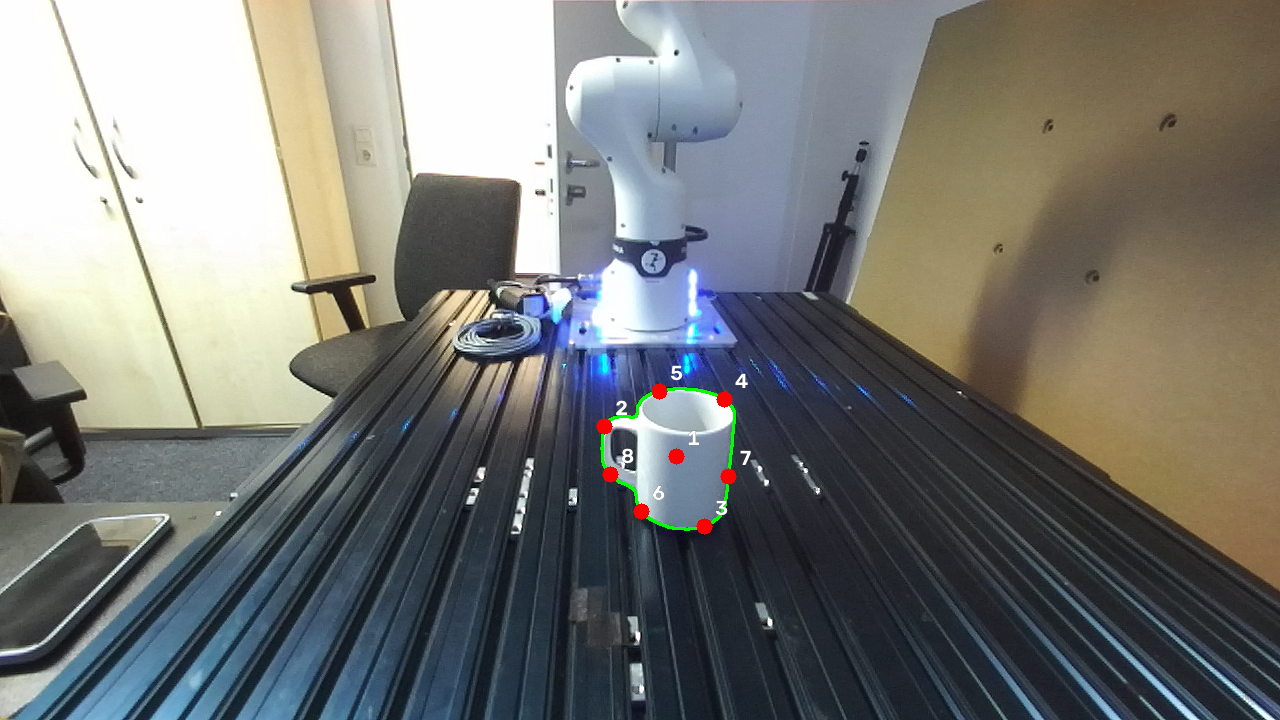
#> input picture pragmabot/fps_check.png, 1280 x 720 px
$ python test_fps.py --rgb ../fps_check.png --mask ../fps_check.png
#> lines starting #> are read from the running program, lines starting #| are printed output that depends on the picture; after the words box and inside, x2 and y2 are one past the last pixel; in counts of white or black regions, pixels touching at a corner belong together
### pragmabot/calibration/mask_sampling.py
"""
mask_sampling.py — pick a point to act on inside a 2D detection mask.

WHY THIS LIVES IN calibration/
------------------------------
Same reason `mask_to_pointcloud.py` does: three Python environments in this
project share no dependencies (GraspGen pins torch==2.1.0/py3.10,
Grounded-SAM-2 needs torch>=2.3.1, and the ROS 2 node runs on system
python3.10). Anything that must be callable from more than one of them has
to be PURE NUMPY and live outside all three package trees. `calibration/`
is already that shared shelf, and this module is imported by:

  - `calibration/test_fps.py`                 (CLI, any python with cv2)
  - `pragmabot_bridge/live_perception.py`     (ROS 2 env, no cv2/torch)

Putting it inside `pragmabot_bridge/` would make it unimportable from the
CLI without installing the ament package; putting it in `src/pragmabot/`
would drop a perception helper into the VLM planner package, most of which
is on the never-modify list.

WHAT IT DOES
------------
`farthest_point_sampling()` picks N spread-out pixels inside a binary mask.
That alone is not enough to choose a PLACEMENT point: FPS maximises spread,
so its candidates are pulled toward the mask's extremes and it will happily
return a corner of a plate. Releasing an object over the rim of a surface
is how a "successful" place ends with the object on the floor.

`select_placement_pixel()` fixes that with two layers, in this order:

  1. Restrict FPS to the mask's INTERIOR CORE — the set of pixels at least
     `min_interior_px` away from any boundary. This is computed by
     `interior_distance()`, which iterates `mask_to_pointcloud.erode_mask`
     (a 3x3 cross kernel, so repeated erosion is exactly the L1 /
     city-block distance to the nearest non-mask pixel). Reused, not
     reimplemented — the same erosion that removes stereo flying pixels
     from the object cloud defines "away from the edge" here.
  2. Among the FPS candidates, keep the one with the LARGEST interior
     distance. FPS supplies diversity across the surface; this second pass
     spends that diversity on safety rather than on spread for its own
     sake.

If the interior core is empty (a thin or sliver-shaped surface), the margin
is relaxed in halving steps and the margin actually used is reported back,
so the caller can put it in the reason string the planner reflects on
rather than silently placing on an edge.
"""

import numpy as np

from mask_to_pointcloud import erode_mask

# Default number of spread-out candidates to consider. Small enough that the
# per-candidate scoring is free, large enough that the interior maximum is
# not decided by one lucky draw.
DEFAULT_N_CANDIDATES = 16

# Default interior margin in pixels. At our ZED's 1280x720 and a ~0.9 m
# working distance, 1 px is roughly 1.7 mm on the table, so 8 px is ~1.4 cm
# of clearance from the visible rim of the surface — about a finger width,
# and comfortably larger than the mask's own boundary uncertainty.
DEFAULT_MIN_INTERIOR_PX = 8

# Cap on the erosion iterations used to build the distance map. Anything
# deeper than this is "very interior" and does not need to be distinguished.
MAX_INTERIOR_PX = 64


def farthest_point_sampling(mask: np.ndarray, n_points: int = 8) -> np.ndarray:
    """Select n_points spread-out pixels from a binary mask.
    Returns an (N, 2) array of [u, v] = [col, row] pixel coordinates."""
    ys, xs = np.nonzero(mask)
    if len(xs) == 0:
        raise ValueError("Mask is empty — nothing to sample from.")

    n_points = min(n_points, len(xs))
    points = np.column_stack([xs, ys]).astype(np.int32)

    # start at the point closest to the mask's centroid
    centroid = points.mean(axis=0)
    first_idx = np.argmin(np.sum((points - centroid) ** 2, axis=1))

    selected = [int(first_idx)]
    min_dist_sq = np.sum((points - points[first_idx]) ** 2, axis=1).astype(np.float64)

    for _ in range(1, n_points):
        next_idx = int(np.argmax(min_dist_sq))
        selected.append(next_idx)
        new_dist_sq = np.sum((points - points[next_idx]) ** 2, axis=1)
        min_dist_sq = np.minimum(min_dist_sq, new_dist_sq)

    return points[selected]


# [101 lines left out: functions interior_distance, select_placement_pixel, not called in this run]

### pragmabot/calibration/test_fps.py
#!/usr/bin/env python3
"""
test_fps.py — standalone test of Farthest-Point Sampling on a mask.

Loads an RGB image and a binary mask (from your existing Grounded-SAM
detection), picks N spread-out candidate points inside the mask, and
draws them as numbered dots on the image. Nothing else — no depth, no
VLM, no robot.

The sampler itself now lives in `mask_sampling.py` so the bridge can call
it too; this file is its CLI and its visual check, unchanged.

USAGE
-----
    python3 test_fps.py \
        --rgb extracted/<scene>/rgb.png \
        --mask extracted/<scene>/detections/mask.npy \
        --n 8 \
        --out fps_check.png

    # also mark the pixel the bridge would actually place on (green X):
    python3 test_fps.py --rgb ... --mask ... --show-placement
"""

import argparse
import sys
from pathlib import Path

import cv2
import numpy as np

sys.path.insert(0, str(Path(__file__).resolve().parent))

from mask_sampling import farthest_point_sampling, select_placement_pixel


def draw_numbered_candidates(rgb, mask, candidate_pixels, radius=8):
    annotated = rgb.copy()

    contours, _ = cv2.findContours(
        (mask.astype(np.uint8) * 255), cv2.RETR_EXTERNAL, cv2.CHAIN_APPROX_SIMPLE
    )
    cv2.drawContours(annotated, contours, -1, (0, 255, 0), 2)

    for i, (u, v) in enumerate(candidate_pixels):
        u, v = int(u), int(v)
        cv2.circle(annotated, (u, v), radius, (0, 0, 255), -1)
        label = str(i + 1)
        cv2.putText(annotated, label, (u + radius + 3, v - radius - 3),
                    cv2.FONT_HERSHEY_SIMPLEX, 0.7, (0, 0, 0), 4, cv2.LINE_AA)
        cv2.putText(annotated, label, (u + radius + 3, v - radius - 3),
                    cv2.FONT_HERSHEY_SIMPLEX, 0.7, (255, 255, 255), 2, cv2.LINE_AA)

    return annotated


def main():
    ap = argparse.ArgumentParser()
    ap.add_argument("--rgb", required=True, help="path to rgb.png")
    ap.add_argument("--mask", required=True,
                    help="path to a mask file — .npy (bool array) or .png (0/255 image)")
    ap.add_argument("--n", type=int, default=8, help="number of candidate points")
    ap.add_argument("--out", default="fps_check.png", help="output image path")
    ap.add_argument("--show-placement", action="store_true",
                    help="also mark the pixel select_placement_pixel() would "
                         "choose (green X) — the one the bridge actually places on")
    args = ap.parse_args()

    rgb = cv2.imread(args.rgb)
#> rgb is the input picture: shape (720, 1280, 3); mean B, G, R 117.3, 120.3, 118.6
    if rgb is None:
        raise SystemExit(f"Could not read {args.rgb}")

    if args.mask.endswith(".npy"):
        mask = np.load(args.mask).astype(bool)
    else:
        mask = cv2.imread(args.mask, cv2.IMREAD_GRAYSCALE) > 127
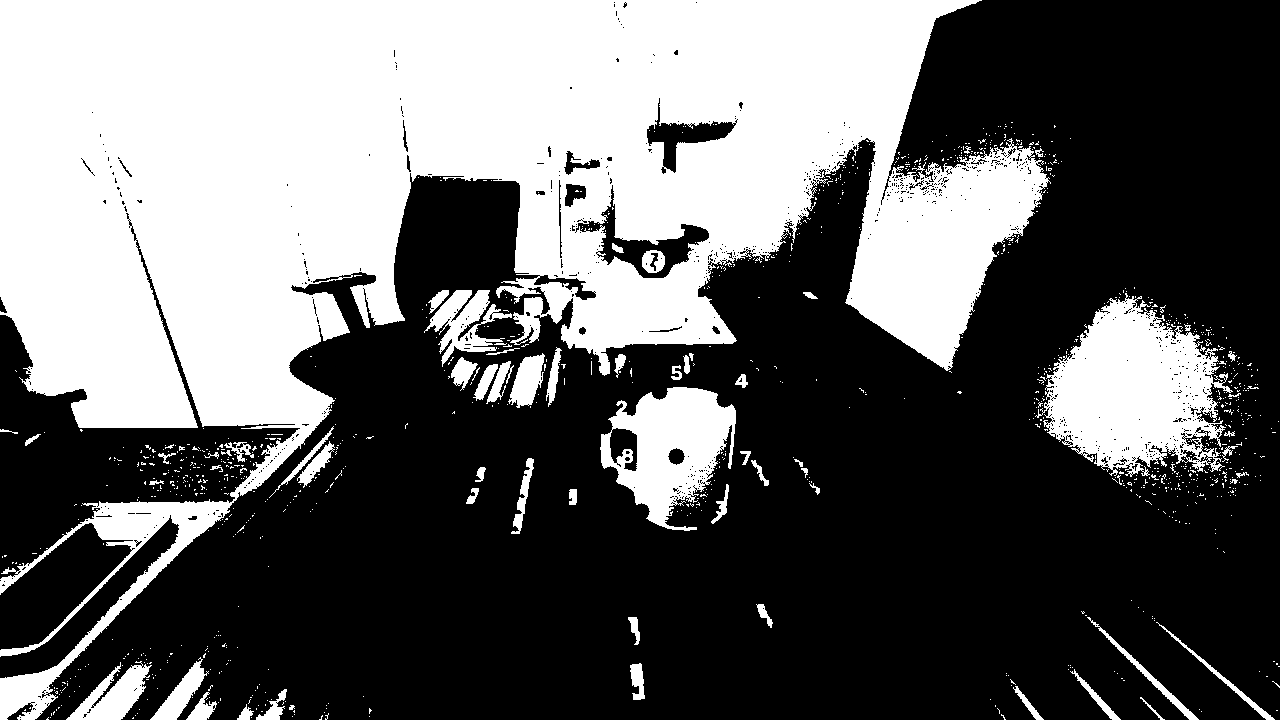
#> mask: shape (720, 1280) bool; 39.7% white; 1088 white regions (1023 under 20 px)

    if mask.shape != rgb.shape[:2]:
        print(f"Resizing mask {mask.shape} -> rgb {rgb.shape[:2]}")
        mask = cv2.resize(mask.astype(np.uint8), (rgb.shape[1], rgb.shape[0]),
                          interpolation=cv2.INTER_NEAREST).astype(bool)

    candidates = farthest_point_sampling(mask, n_points=args.n)
#> in farthest_point_sampling, `n_points = min(n_points, len(xs))`: n_points = 8
#> in farthest_point_sampling, `points = np.column_stack([xs, ys]).astype(np.int32)`: points = 365752 pairs, first value 0 to 1279, second value 0 to 719
#> in farthest_point_sampling, `centroid = points.mean(axis=0)`: centroid = [483.5, 224.5]
#> in farthest_point_sampling, `first_idx = np.argmin(np.sum((points - centroid) ** 2, axis=1))`: first_idx = 204793
#> in farthest_point_sampling, `selected = [int(first_idx)]`: selected = [204793]
#> the loop in farthest_point_sampling, `for _ in range(1, n_points):` made 7 passes
#> next_idx on passes 1 to 7: 365751, 365537, 0, 126889, 361614, 295150, 320766
#> after the loop in farthest_point_sampling, `for _ in range(1, n_points):`: selected = [204793, 365751, 365537, 0, 126889, 361614, 295150, 320766]
#> candidates = [[517, 228], [1274, 719], [0, 719], [0, 0], [1070, 138], [644, 698], [150, 359], [849, 407]]
    print(f"Selected {len(candidates)} candidate points:")
#| Selected 8 candidate points:
    for i, (u, v) in enumerate(candidates):
        print(f"  [{i+1}] pixel (u={u}, v={v})")
#> this loop made 8 passes
#> (printed output is left out)

    annotated = draw_numbered_candidates(rgb, mask, candidates)
#> in draw_numbered_candidates, `contours, _ = cv2.findContours( (mask.astype(np.uint8) * 255), cv2.RET..`: contours = 1061 contours, 1015 with area under 20; largest, box (x1, y1, x2, y2) and area: (0, 0, 1051, 720) 318933, (1035, 293, 1233, 477) 20940, (600, 387, 736, 531) 11548, (424, 290, 512, 367) 2440, (66, 661, 152, 720) 2169
#> in draw_numbered_candidates, `cv2.drawContours(annotated, contours, -1, (0, 255, 0), 2)`:
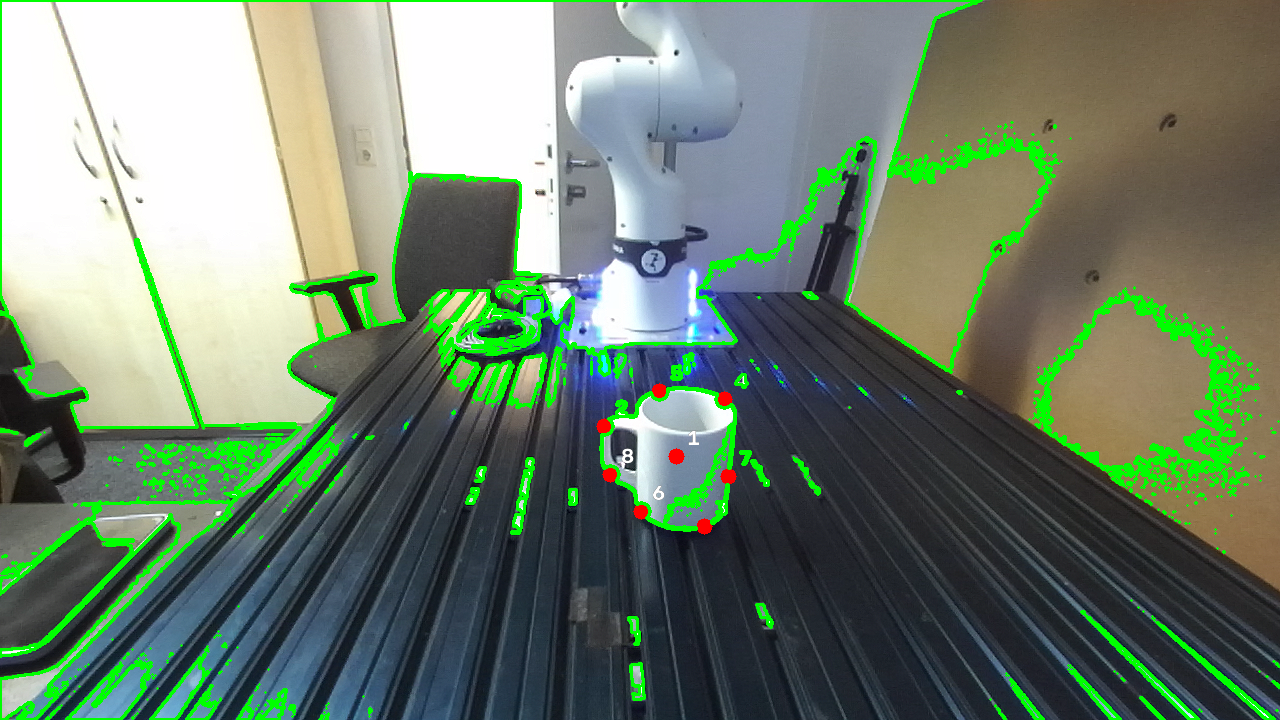
#> annotated: shape (720, 1280, 3); 6.31% of pixels changed, all inside (x1, y1, x2, y2) = (0, 0, 1280, 720)
#> the loop in draw_numbered_candidates, `for i, (u, v) in enumerate(candidate_pixels):` made 8 passes
#> (u, v, label) on passes 1 to 8: (517, 228, '1'), (1274, 719, '2'), (0, 719, '3'), (0, 0, '4'), (1070, 138, '5'), (644, 698, '6'), (150, 359, '7'), (849, 407, '8')
#> after the loop in draw_numbered_candidates, `for i, (u, v) in enumerate(candidate_pixels):`:
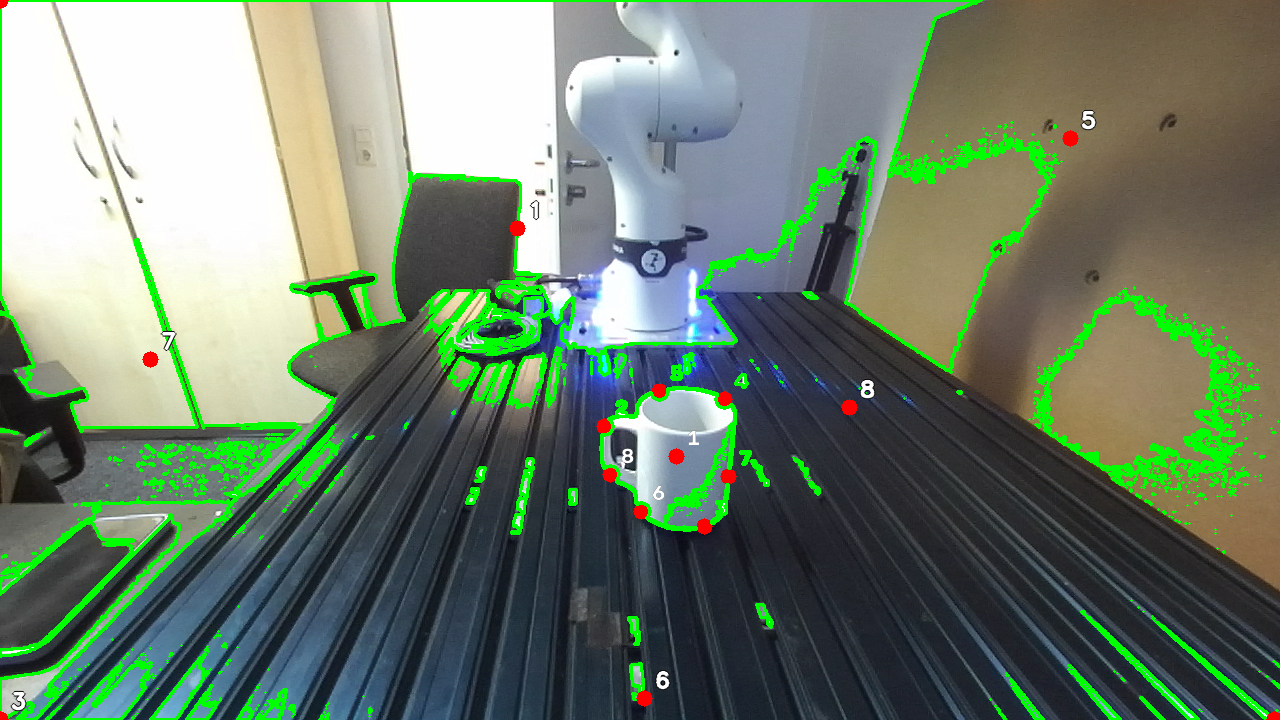
#> annotated: shape (720, 1280, 3); 0.29% of pixels changed, all inside (x1, y1, x2, y2) = (0, 0, 1280, 720)

    if args.show_placement:
        u, v, info = select_placement_pixel(mask)
        print(f"\nplacement pixel: (u={u}, v={v}) "
              f"{info['interior_px']} px from the mask edge "
              f"(margin enforced {info['margin_px']} px"
              f"{', RELAXED' if info['relaxed'] else ''})")
        cv2.drawMarker(annotated, (u, v), (0, 255, 0), cv2.MARKER_TILTED_CROSS,
                       28, 3, cv2.LINE_AA)

    cv2.imwrite(args.out, annotated)
    print(f"\nWrote {args.out}")


if __name__ == "__main__":
    main()
